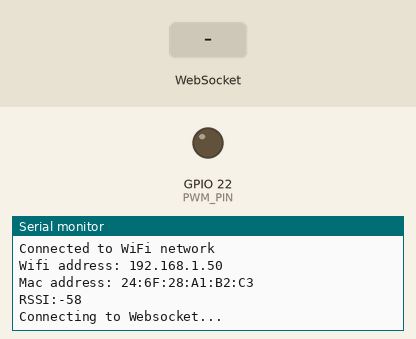
Simulated run of this program. Board: ESP32. On the bench: output pins drawn as LEDs (lit = HIGH), the last lines printed to the serial monitor. Inputs (shaded band) come from the test bench. WiFi joins after 1.5 s; servers stay silent unless stated.

Above: at 2.7 s.
2.8 s: WebSocket text "AUTH" received
At 3.6 s:
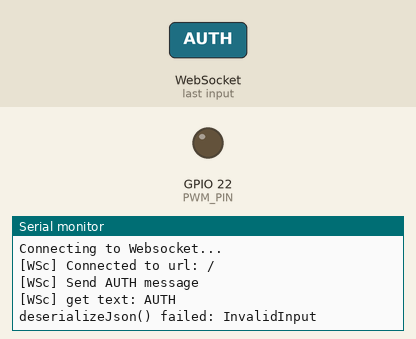
4.3 s: WebSocket text "SUCCESS" received
At 5.5 s:
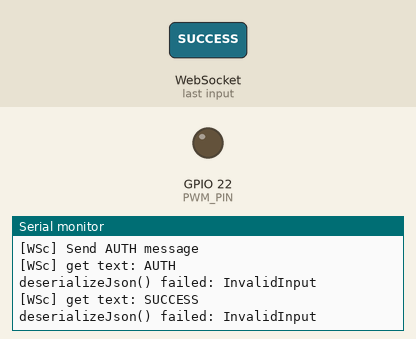
5.8 s: WebSocket text "GET_STATE" received
At 6.8 s:
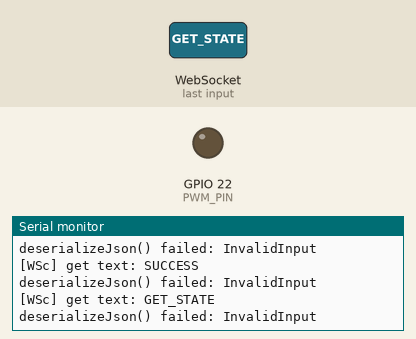

Measured:
- after the input at 2.8 s, the serial monitor: prints a new line at once (image 1)
- after the input at 4.3 s, the serial monitor: prints a new line at once (image 2)
- after the input at 5.8 s, the serial monitor: prints a new line at once (image 3)

The program:

main.cpp
```cpp
#include <Arduino.h>
#include <WiFi.h>
#include <WebSocketsClient.h>
#include <ArduinoJson.h>


// #define WS_HOST "10.3.0.225"
// #define WS_PORT 3000
// #define WS_PATH "/"


#define WS_HOST "smart-stuff.seb6596.ovh"
#define WS_PORT 443
#define WS_PATH "/"

// #define SSID "IMERIR"
// #define WIFI_PSK ""


// #define SSID "pico_seb"
// #define WIFI_PSK "box_sebastien"

#define SSID "S8_Seb"
#define WIFI_PSK "seb-s8-ap"


#define UUID "123456789"
#define TOKEN "987654321"

#define LED_BUILTIN  22
#define PWM_PIN LED_BUILTIN

const int freq = 5000;
const int ledChannel = 0;
const int resolution = 8;


WebSocketsClient webSocket;
StaticJsonDocument<300> connectionObject;
StaticJsonDocument<300> stateObject;
String connectionString;


void changeOnOffState(bool newState);
void changebrightnessState(int newBrightness);
int percentToByte(int percent);


void webSocketEvent(WStype_t type, uint8_t *payload, size_t length)
{

    switch (type)
    {
    case WStype_DISCONNECTED:
        Serial.printf("[WSc] Disconnected!\n");
        delay(10000);
        break;
    case WStype_CONNECTED:

        Serial.printf("[WSc] Connected to url: %s\n", payload);
        Serial.println("[WSc] Send AUTH message");
        webSocket.sendTXT(connectionString);

        break;
    case WStype_TEXT:
        Serial.printf("[WSc] get text: %s\n", payload);

        DynamicJsonDocument received(200);

        DeserializationError error = deserializeJson(received, payload);
        if (error){
            Serial.print(F("deserializeJson() failed: "));
            Serial.println(error.c_str());
        }
        else{
            if(received["type"] == "AUTH"){
                if(received["state"] == "SUCCESS"){
                    Serial.println("Authentication success !");
                }else{
                    Serial.println("Authentication fail, please check you'r token and uuid !");
                }
            }else if(received["type"] == "GET_STATE"){
                String str;
                serializeJson(stateObject, str);
                webSocket.sendTXT(str);
            }else if(received["type"] == "COMMAND"){
                if(received.containsKey("on")){
                    bool onOff = received["on"];
                    Serial.printf("Receive commande on: %s\n", (onOff ? "true" : "false"));
                    changeOnOffState(onOff);
                }else{
                    int brightness = received["brightness"];
                    Serial.printf("Receive commande brigthnes: %d\n", brightness);
                    changebrightnessState(brightness);
                }


                String str;
                serializeJson(stateObject, str);
                webSocket.sendTXT(str);
            }

        }
        break;
    }
}

void setup()
{
    Serial.begin(9600);
    Serial.setDebugOutput(true);

    // Prebuild json object
    connectionObject["type"] = "AUTH";
    connectionObject["uuid"] = UUID;
    connectionObject["token"] = TOKEN;

    stateObject["type"] = "STATE";
    stateObject["uuid"] = UUID;
    JsonObject state = stateObject.createNestedObject("state");
    state["on"] = false;
    state["brightness"] = 100;


    serializeJson(connectionObject, connectionString);

    pinMode(PWM_PIN, OUTPUT);

    ledcSetup(ledChannel, freq, resolution);
    ledcAttachPin(PWM_PIN, ledChannel);

    Serial.println("Init ESP...");

    WiFi.begin(SSID, WIFI_PSK);
    WiFi.setAutoReconnect(true);
    Serial.print("Connecting to WiFi...");
    while (WiFi.status() != WL_CONNECTED)
    {
        delay(500);
        Serial.print(".");
    }
    Serial.println("");
    Serial.println("Connected to WiFi network");
    Serial.print("Wifi address: ");
    Serial.println(WiFi.localIP());
    Serial.print("Mac address: ");
    Serial.println(WiFi.macAddress());
    Serial.print("RSSI:");
    Serial.println(WiFi.RSSI());

    Serial.println("Connecting to Websocket...");
    webSocket.beginSSL(WS_HOST, WS_PORT, WS_PATH);
    webSocket.onEvent(webSocketEvent);
    webSocket.setReconnectInterval(5000);

    // start heartbeat (optional)
    // ping server every 15000 ms
    // expect pong from server within 3000 ms
    // consider connection disconnected if pong is not received 2 times
    webSocket.enableHeartbeat(3000, 2000, 2);
}
void loop()
{
    webSocket.loop();
}

void changeOnOffState(bool newState){

    if(newState){
        int brightness = percentToByte(stateObject["state"]["brightness"]);
        Serial.println(brightness);
        ledcWrite(ledChannel, brightness);
    }else{
        ledcWrite(ledChannel, 0);
    }
    stateObject["state"]["on"] = newState;
}

void changebrightnessState(int newBrightness){
    ledcWrite(ledChannel, percentToByte(newBrightness));

    if(newBrightness == 0){
        stateObject["state"]["on"] = false;
    }
    else if(stateObject["state"]["on"] == false){
        stateObject["state"]["on"] == true;
    }
    stateObject["state"]["brightness"] = newBrightness;
}


int percentToByte(int percent){
    float decimal = ((float)percent) / 100;
    float converted =  255 * decimal;
    int finalVal = (int) converted;
    return finalVal;
}
```
